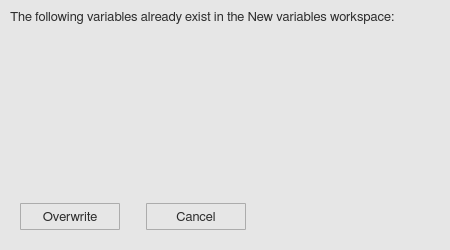
<?xml version="1.0" encoding="UTF-8"?>
<ui version="4.0">
 <class>existingvarWindow</class>
 <widget class="QWidget" name="existingvarWindow">
  <property name="geometry">
   <rect>
    <x>0</x>
    <y>0</y>
    <width>450</width>
    <height>250</height>
   </rect>
  </property>
  <property name="minimumSize">
   <size>
    <width>0</width>
    <height>0</height>
   </size>
  </property>
  <property name="maximumSize">
   <size>
    <width>16777215</width>
    <height>16777215</height>
   </size>
  </property>
  <property name="font">
   <font>
    <family>FreeSans</family>
    <pointsize>10</pointsize>
    <stylestrategy>PreferAntialias</stylestrategy>
    <kerning>true</kerning>
   </font>
  </property>
  <property name="windowTitle">
   <string>Information</string>
  </property>
  <property name="windowIcon">
   <iconset>
    <normaloff>icons/info_popup_icon.svg</normaloff>icons/info_popup_icon.svg</iconset>
  </property>
  <property name="styleSheet">
   <string notr="true">QWidget {
	background-color: rgb(230,230,230);
}

QScrollBar:vertical {
  border: 0px solid white;
  background-color: rgb(240, 240, 240);
  width: 20px;
  margin: 21px 0px 21px 0px;
}

QScrollBar:horizontal {
  border: 0px solid white;
  background-color: rgb(240, 240, 240);
  height: 20px;
  margin: 0px 21px 0px 21px;
}

QScrollBar::handle:vertical {
  background-color: rgb(205, 205, 205);
  min-height: 25px;
}

QScrollBar:handle:vertical:hover {
  background-color: rgb(167, 167, 167);
}

QScrollBar:handle:vertical:pressed {
  background-color: rgb(96, 96, 96);
}

QScrollBar::handle:horizontal {
  background-color: rgb(205, 205, 205);
  min-width: 25px;
}

QScrollBar:handle:horizontal:hover {
  background-color: rgb(167, 167, 167);
}

QScrollBar:handle:horizontal:pressed {
  background-color: rgb(96, 96, 96);
}

QScrollBar::add-line:vertical {
  border-top: 0px solid rgb(240,240,240);
  border-left: 0px solid white;
  border-right: 0px solid white;
  border-bottom: 0px solid white;
  background-color: rgb(240, 240, 240);
  height: 20px;
  subcontrol-position: bottom;
  subcontrol-origin: margin;
}

QScrollBar::add-line:vertical:hover {
  background-color: rgb(219, 219, 219);
}

QScrollBar::add-line:vertical:pressed {
  background-color: rgb(96, 96, 96);
}

QScrollBar::sub-line:vertical {
  border-top: 0px solid white;
  border-left: 0px solid white;
  border-right: 0px solid white;
  border-bottom: 0px solid rgb(240,240,240);
  background-color: rgb(240, 240, 240);
  height: 20px;
  subcontrol-position: top;
  subcontrol-origin: margin;
}

QScrollBar::sub-line:vertical:hover {
  background-color: rgb(219, 219, 219);
}

QScrollBar::sub-line:vertical:pressed {
  background-color: rgb(96, 96, 96);
}

QScrollBar::up-arrow:vertical {
  image: url(icons/up_arrow_icon.svg); 
  width: 16px;
  height: 16px;
}

QScrollBar::up-arrow:vertical:pressed {
  right: -1px;
  bottom: -1px;
}

QScrollBar::down-arrow:vertical {
  image: url(icons/down_arrow_icon.svg); 
  width: 16px;
  height: 16px;
}

QScrollBar::down-arrow:vertical:pressed {
  right: -1px;
  bottom: -1px;
}

QScrollBar::add-line:horizontal {
  border-top: 0px solid white;
  border-left: 0px solid rgb(240,240,240);
  border-right: 0px solid white;
  border-bottom: 0px solid white;
  background-color: rgb(240, 240, 240);
  width: 20px;
  subcontrol-position: right;
  subcontrol-origin: margin;
}

QScrollBar::add-line:horizontal:hover {
  background-color: rgb(219, 219, 219);
}

QScrollBar::add-line:horizontal:pressed {
  background-color: rgb(96, 96, 96);
}

QScrollBar::sub-line:horizontal {
  border-top: 0px solid white;
  border-left: 0px solid white;
  border-right: 0px solid rgb(240,240,240);
  border-bottom: 0px solid white;
  background-color: rgb(240, 240, 240);
  width: 20px;
  subcontrol-position: left;
  subcontrol-origin: margin;
}

QScrollBar::sub-line:horizontal:hover {
  background-color: rgb(219, 219, 219);
}

QScrollBar::sub-line:horizontal:pressed {
  background-color: rgb(96, 96, 96);
}

QScrollBar::left-arrow:horizontal {
  image: url(icons/left_arrow_icon.svg); 
  width: 16px;
  height: 16px;
}

QScrollBar::left-arrow:horizontal:pressed {
  right: -1px;
  bottom: -1px;
}

QScrollBar::right-arrow:horizontal {
  image: url(icons/right_arrow_icon.svg); 
  width: 16px;
  height: 16px;
}

QScrollBar::right-arrow:horizontal:pressed {
  right: -1px;
  bottom: -1px;
}</string>
  </property>
  <layout class="QGridLayout" name="gridLayout_2">
   <property name="leftMargin">
    <number>0</number>
   </property>
   <property name="topMargin">
    <number>0</number>
   </property>
   <property name="rightMargin">
    <number>0</number>
   </property>
   <property name="bottomMargin">
    <number>0</number>
   </property>
   <item row="0" column="0">
    <widget class="QScrollArea" name="scroll_area">
     <property name="styleSheet">
      <string notr="true">QScrollArea { background: transparent; }

QScrollArea &gt; QWidget &gt; QWidget { background: transparent; }

QScrollBar:vertical {
  border: 0px solid white;
  background-color: rgb(240, 240, 240);
  width: 20px;
  margin: 21px 0px 21px 0px;
}

QScrollBar:horizontal {
  border: 0px solid white;
  background-color: rgb(240, 240, 240);
  height: 20px;
  margin: 0px 21px 0px 21px;
}

QScrollBar::handle:vertical {
  background-color: rgb(205, 205, 205);
  min-height: 25px;
}

QScrollBar:handle:vertical:hover {
  background-color: rgb(167, 167, 167);
}

QScrollBar:handle:vertical:pressed {
  background-color: rgb(96, 96, 96);
}

QScrollBar::handle:horizontal {
  background-color: rgb(205, 205, 205);
  min-width: 25px;
}

QScrollBar:handle:horizontal:hover {
  background-color: rgb(167, 167, 167);
}

QScrollBar:handle:horizontal:pressed {
  background-color: rgb(96, 96, 96);
}

QScrollBar::add-line:vertical {
  border-top: 0px solid rgb(240,240,240);
  border-left: 0px solid white;
  border-right: 0px solid white;
  border-bottom: 0px solid white;
  background-color: rgb(240, 240, 240);
  height: 20px;
  subcontrol-position: bottom;
  subcontrol-origin: margin;
}

QScrollBar::add-line:vertical:hover {
  background-color: rgb(219, 219, 219);
}

QScrollBar::add-line:vertical:pressed {
  background-color: rgb(96, 96, 96);
}

QScrollBar::sub-line:vertical {
  border-top: 0px solid white;
  border-left: 0px solid white;
  border-right: 0px solid white;
  border-bottom: 0px solid rgb(240,240,240);
  background-color: rgb(240, 240, 240);
  height: 20px;
  subcontrol-position: top;
  subcontrol-origin: margin;
}

QScrollBar::sub-line:vertical:hover {
  background-color: rgb(219, 219, 219);
}

QScrollBar::sub-line:vertical:pressed {
  background-color: rgb(96, 96, 96);
}

QScrollBar::up-arrow:vertical {
  image: url(icons/up_arrow_icon.svg); 
  width: 16px;
  height: 16px;
}

QScrollBar::up-arrow:vertical:pressed {
  right: -1px;
  bottom: -1px;
}

QScrollBar::down-arrow:vertical {
  image: url(icons/down_arrow_icon.svg); 
  width: 16px;
  height: 16px;
}

QScrollBar::down-arrow:vertical:pressed {
  right: -1px;
  bottom: -1px;
}

QScrollBar::add-line:horizontal {
  border-top: 0px solid white;
  border-left: 0px solid rgb(240,240,240);
  border-right: 0px solid white;
  border-bottom: 0px solid white;
  background-color: rgb(240, 240, 240);
  width: 20px;
  subcontrol-position: right;
  subcontrol-origin: margin;
}

QScrollBar::add-line:horizontal:hover {
  background-color: rgb(219, 219, 219);
}

QScrollBar::add-line:horizontal:pressed {
  background-color: rgb(96, 96, 96);
}

QScrollBar::sub-line:horizontal {
  border-top: 0px solid white;
  border-left: 0px solid white;
  border-right: 0px solid rgb(240,240,240);
  border-bottom: 0px solid white;
  background-color: rgb(240, 240, 240);
  width: 20px;
  subcontrol-position: left;
  subcontrol-origin: margin;
}

QScrollBar::sub-line:horizontal:hover {
  background-color: rgb(219, 219, 219);
}

QScrollBar::sub-line:horizontal:pressed {
  background-color: rgb(96, 96, 96);
}

QScrollBar::left-arrow:horizontal {
  image: url(icons/left_arrow_icon.svg); 
  width: 16px;
  height: 16px;
}

QScrollBar::left-arrow:horizontal:pressed {
  right: -1px;
  bottom: -1px;
}

QScrollBar::right-arrow:horizontal {
  image: url(icons/right_arrow_icon.svg); 
  width: 16px;
  height: 16px;
}

QScrollBar::right-arrow:horizontal:pressed {
  right: -1px;
  bottom: -1px;
}</string>
     </property>
     <property name="frameShape">
      <enum>QFrame::NoFrame</enum>
     </property>
     <property name="sizeAdjustPolicy">
      <enum>QAbstractScrollArea::AdjustToContentsOnFirstShow</enum>
     </property>
     <property name="widgetResizable">
      <bool>true</bool>
     </property>
     <property name="alignment">
      <set>Qt::AlignLeading|Qt::AlignLeft|Qt::AlignTop</set>
     </property>
     <widget class="QWidget" name="scrollAreaWidgetContents">
      <property name="geometry">
       <rect>
        <x>0</x>
        <y>0</y>
        <width>450</width>
        <height>170</height>
       </rect>
      </property>
      <layout class="QGridLayout" name="gridLayout">
       <property name="leftMargin">
        <number>10</number>
       </property>
       <property name="topMargin">
        <number>10</number>
       </property>
       <property name="rightMargin">
        <number>10</number>
       </property>
       <property name="bottomMargin">
        <number>10</number>
       </property>
       <item row="0" column="0">
        <widget class="QLabel" name="label">
         <property name="minimumSize">
          <size>
           <width>0</width>
           <height>0</height>
          </size>
         </property>
         <property name="maximumSize">
          <size>
           <width>16777215</width>
           <height>16777215</height>
          </size>
         </property>
         <property name="font">
          <font>
           <family>FreeSans</family>
           <pointsize>10</pointsize>
           <stylestrategy>PreferAntialias</stylestrategy>
           <kerning>true</kerning>
          </font>
         </property>
         <property name="styleSheet">
          <string notr="true">QLabel {
	color: rgb(45,45,45);
}</string>
         </property>
         <property name="frameShape">
          <enum>QFrame::NoFrame</enum>
         </property>
         <property name="frameShadow">
          <enum>QFrame::Plain</enum>
         </property>
         <property name="lineWidth">
          <number>0</number>
         </property>
         <property name="midLineWidth">
          <number>0</number>
         </property>
         <property name="text">
          <string>The following variables already exist in the New variables workspace:</string>
         </property>
         <property name="textFormat">
          <enum>Qt::AutoText</enum>
         </property>
         <property name="alignment">
          <set>Qt::AlignJustify|Qt::AlignTop</set>
         </property>
         <property name="wordWrap">
          <bool>true</bool>
         </property>
        </widget>
       </item>
      </layout>
     </widget>
    </widget>
   </item>
   <item row="1" column="0">
    <spacer name="verticalSpacer_2">
     <property name="orientation">
      <enum>Qt::Vertical</enum>
     </property>
     <property name="sizeType">
      <enum>QSizePolicy::Fixed</enum>
     </property>
     <property name="sizeHint" stdset="0">
      <size>
       <width>20</width>
       <height>10</height>
      </size>
     </property>
    </spacer>
   </item>
   <item row="2" column="0">
    <layout class="QHBoxLayout" name="horizontalLayout_2">
     <item>
      <spacer name="horizontalSpacer_3">
       <property name="orientation">
        <enum>Qt::Horizontal</enum>
       </property>
       <property name="sizeType">
        <enum>QSizePolicy::Fixed</enum>
       </property>
       <property name="sizeHint" stdset="0">
        <size>
         <width>20</width>
         <height>20</height>
        </size>
       </property>
      </spacer>
     </item>
     <item>
      <widget class="QToolButton" name="overwrite_button">
       <property name="minimumSize">
        <size>
         <width>100</width>
         <height>27</height>
        </size>
       </property>
       <property name="maximumSize">
        <size>
         <width>100</width>
         <height>27</height>
        </size>
       </property>
       <property name="font">
        <font>
         <family>FreeSans</family>
         <pointsize>10</pointsize>
         <stylestrategy>PreferAntialias</stylestrategy>
         <kerning>true</kerning>
        </font>
       </property>
       <property name="styleSheet">
        <string notr="true">QToolButton {
    border: 1px solid #acacac;
    border-radius: 1px;
    background-color: qlineargradient(x1: 0, y1: 0, x2: 0, y2: 1, 
								stop: 0 #f0f0f0, stop: 1 #e5e5e5);
	color: rgb(45,45,45)
}

QToolButton:hover {
	border: 1px solid #7eb4ea;
    border-radius: 1px;
	background-color: qlineargradient(x1: 0, y1: 0, x2: 0, y2: 1, 
								stop: 0 #ecf4fc, stop: 1 #dcecfc);
}


QToolButton:pressed {
	border: 1px solid #579de5;
    border-radius: 1px;
    background-color: qlineargradient(x1: 0, y1: 0, x2: 0, y2: 1,
                                      stop: 0 #daecfc, stop: 1 #c4e0fc);
}</string>
       </property>
       <property name="text">
        <string>Overwrite</string>
       </property>
      </widget>
     </item>
     <item>
      <spacer name="horizontalSpacer">
       <property name="orientation">
        <enum>Qt::Horizontal</enum>
       </property>
       <property name="sizeType">
        <enum>QSizePolicy::Fixed</enum>
       </property>
       <property name="sizeHint" stdset="0">
        <size>
         <width>20</width>
         <height>20</height>
        </size>
       </property>
      </spacer>
     </item>
     <item>
      <widget class="QToolButton" name="cancel_button">
       <property name="minimumSize">
        <size>
         <width>100</width>
         <height>27</height>
        </size>
       </property>
       <property name="maximumSize">
        <size>
         <width>100</width>
         <height>27</height>
        </size>
       </property>
       <property name="font">
        <font>
         <family>FreeSans</family>
         <pointsize>10</pointsize>
         <stylestrategy>PreferAntialias</stylestrategy>
         <kerning>true</kerning>
        </font>
       </property>
       <property name="styleSheet">
        <string notr="true">QToolButton {
    border: 1px solid #acacac;
    border-radius: 1px;
    background-color: qlineargradient(x1: 0, y1: 0, x2: 0, y2: 1, 
								stop: 0 #f0f0f0, stop: 1 #e5e5e5);
	color: rgb(45,45,45)
}

QToolButton:hover {
	border: 1px solid #7eb4ea;
    border-radius: 1px;
	background-color: qlineargradient(x1: 0, y1: 0, x2: 0, y2: 1, 
								stop: 0 #ecf4fc, stop: 1 #dcecfc);
}


QToolButton:pressed {
	border: 1px solid #579de5;
    border-radius: 1px;
    background-color: qlineargradient(x1: 0, y1: 0, x2: 0, y2: 1,
                                      stop: 0 #daecfc, stop: 1 #c4e0fc);
}</string>
       </property>
       <property name="text">
        <string>Cancel</string>
       </property>
      </widget>
     </item>
     <item>
      <spacer name="horizontalSpacer_4">
       <property name="orientation">
        <enum>Qt::Horizontal</enum>
       </property>
       <property name="sizeHint" stdset="0">
        <size>
         <width>40</width>
         <height>20</height>
        </size>
       </property>
      </spacer>
     </item>
    </layout>
   </item>
   <item row="3" column="0">
    <spacer name="verticalSpacer">
     <property name="orientation">
      <enum>Qt::Vertical</enum>
     </property>
     <property name="sizeType">
      <enum>QSizePolicy::Fixed</enum>
     </property>
     <property name="sizeHint" stdset="0">
      <size>
       <width>20</width>
       <height>20</height>
      </size>
     </property>
    </spacer>
   </item>
  </layout>
 </widget>
 <resources/>
 <connections/>
</ui>
